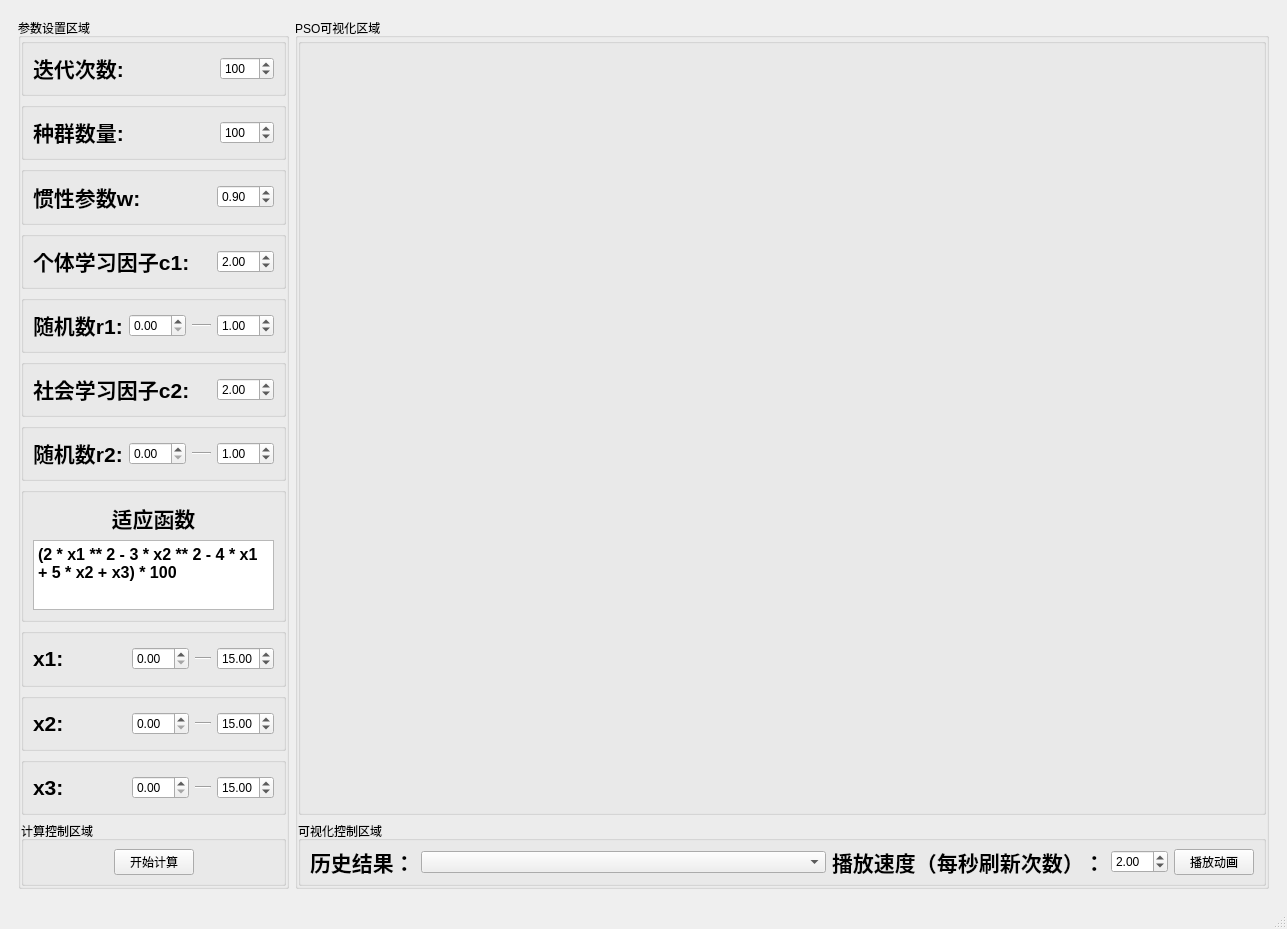
<?xml version="1.0" encoding="UTF-8"?>
<ui version="4.0">
 <class>PSO3DViews</class>
 <widget class="QMainWindow" name="PSO3DViews">
  <property name="geometry">
   <rect>
    <x>0</x>
    <y>0</y>
    <width>1287</width>
    <height>929</height>
   </rect>
  </property>
  <property name="sizePolicy">
   <sizepolicy hsizetype="Fixed" vsizetype="Fixed">
    <horstretch>0</horstretch>
    <verstretch>0</verstretch>
   </sizepolicy>
  </property>
  <property name="windowTitle">
   <string>UI for Particle Swarm Optimization Algorithm</string>
  </property>
  <property name="statusTip">
   <string/>
  </property>
  <property name="toolButtonStyle">
   <enum>Qt::ToolButtonIconOnly</enum>
  </property>
  <property name="tabShape">
   <enum>QTabWidget::Rounded</enum>
  </property>
  <property name="dockNestingEnabled">
   <bool>true</bool>
  </property>
  <property name="unifiedTitleAndToolBarOnMac">
   <bool>false</bool>
  </property>
  <widget class="QWidget" name="centralwidget">
   <layout class="QGridLayout" name="gridLayout">
    <item row="0" column="1">
     <widget class="QWidget" name="widget" native="true">
      <property name="sizePolicy">
       <sizepolicy hsizetype="Expanding" vsizetype="Preferred">
        <horstretch>10</horstretch>
        <verstretch>0</verstretch>
       </sizepolicy>
      </property>
      <layout class="QHBoxLayout" name="horizontalLayout_15">
       <item>
        <widget class="QGroupBox" name="groupBox_8">
         <property name="sizePolicy">
          <sizepolicy hsizetype="Expanding" vsizetype="Expanding">
           <horstretch>5</horstretch>
           <verstretch>10</verstretch>
          </sizepolicy>
         </property>
         <property name="autoFillBackground">
          <bool>false</bool>
         </property>
         <property name="title">
          <string>参数设置区域</string>
         </property>
         <layout class="QVBoxLayout" name="verticalLayout_3">
          <property name="leftMargin">
           <number>0</number>
          </property>
          <property name="topMargin">
           <number>0</number>
          </property>
          <property name="rightMargin">
           <number>0</number>
          </property>
          <property name="bottomMargin">
           <number>0</number>
          </property>
          <item>
           <widget class="QWidget" name="widget_2" native="true">
            <property name="sizePolicy">
             <sizepolicy hsizetype="Preferred" vsizetype="Expanding">
              <horstretch>0</horstretch>
              <verstretch>12</verstretch>
             </sizepolicy>
            </property>
            <layout class="QVBoxLayout" name="verticalLayout">
             <property name="leftMargin">
              <number>0</number>
             </property>
             <property name="topMargin">
              <number>0</number>
             </property>
             <property name="rightMargin">
              <number>0</number>
             </property>
             <property name="bottomMargin">
              <number>0</number>
             </property>
             <item>
              <widget class="QGroupBox" name="groupBox_16">
               <property name="sizePolicy">
                <sizepolicy hsizetype="Preferred" vsizetype="Expanding">
                 <horstretch>0</horstretch>
                 <verstretch>3</verstretch>
                </sizepolicy>
               </property>
               <layout class="QHBoxLayout" name="horizontalLayout_14">
                <property name="topMargin">
                 <number>0</number>
                </property>
                <property name="bottomMargin">
                 <number>0</number>
                </property>
                <item>
                 <widget class="QLabel" name="label_10">
                  <property name="text">
                   <string>&lt;html&gt;&lt;head/&gt;&lt;body&gt;&lt;p&gt;&lt;span style=&quot; font-size:16pt; font-weight:600;&quot;&gt;迭代次数:&lt;/span&gt;&lt;/p&gt;&lt;/body&gt;&lt;/html&gt;</string>
                  </property>
                  <property name="textFormat">
                   <enum>Qt::AutoText</enum>
                  </property>
                 </widget>
                </item>
                <item>
                 <spacer name="horizontalSpacer">
                  <property name="orientation">
                   <enum>Qt::Horizontal</enum>
                  </property>
                  <property name="sizeHint" stdset="0">
                   <size>
                    <width>40</width>
                    <height>20</height>
                   </size>
                  </property>
                 </spacer>
                </item>
                <item>
                 <widget class="QSpinBox" name="spinBox_times">
                  <property name="sizePolicy">
                   <sizepolicy hsizetype="Preferred" vsizetype="Fixed">
                    <horstretch>0</horstretch>
                    <verstretch>0</verstretch>
                   </sizepolicy>
                  </property>
                  <property name="maximum">
                   <number>1000</number>
                  </property>
                  <property name="value">
                   <number>100</number>
                  </property>
                 </widget>
                </item>
               </layout>
              </widget>
             </item>
             <item>
              <widget class="QGroupBox" name="groupBox_15">
               <property name="sizePolicy">
                <sizepolicy hsizetype="Preferred" vsizetype="Expanding">
                 <horstretch>0</horstretch>
                 <verstretch>3</verstretch>
                </sizepolicy>
               </property>
               <layout class="QHBoxLayout" name="horizontalLayout_13">
                <property name="topMargin">
                 <number>0</number>
                </property>
                <property name="rightMargin">
                 <number>9</number>
                </property>
                <property name="bottomMargin">
                 <number>0</number>
                </property>
                <item>
                 <widget class="QLabel" name="label_9">
                  <property name="text">
                   <string>&lt;html&gt;&lt;head/&gt;&lt;body&gt;&lt;p&gt;&lt;span style=&quot; font-size:16pt; font-weight:600;&quot;&gt;种群数量:&lt;/span&gt;&lt;/p&gt;&lt;/body&gt;&lt;/html&gt;</string>
                  </property>
                 </widget>
                </item>
                <item>
                 <spacer name="horizontalSpacer_2">
                  <property name="orientation">
                   <enum>Qt::Horizontal</enum>
                  </property>
                  <property name="sizeHint" stdset="0">
                   <size>
                    <width>40</width>
                    <height>20</height>
                   </size>
                  </property>
                 </spacer>
                </item>
                <item>
                 <widget class="QSpinBox" name="spinBox_pop_size">
                  <property name="sizePolicy">
                   <sizepolicy hsizetype="Preferred" vsizetype="Fixed">
                    <horstretch>0</horstretch>
                    <verstretch>0</verstretch>
                   </sizepolicy>
                  </property>
                  <property name="maximum">
                   <number>1000</number>
                  </property>
                  <property name="value">
                   <number>100</number>
                  </property>
                  <property name="displayIntegerBase">
                   <number>10</number>
                  </property>
                 </widget>
                </item>
               </layout>
              </widget>
             </item>
             <item>
              <widget class="QGroupBox" name="groupBox_2">
               <property name="sizePolicy">
                <sizepolicy hsizetype="Preferred" vsizetype="Expanding">
                 <horstretch>0</horstretch>
                 <verstretch>3</verstretch>
                </sizepolicy>
               </property>
               <layout class="QHBoxLayout" name="horizontalLayout">
                <property name="topMargin">
                 <number>0</number>
                </property>
                <property name="bottomMargin">
                 <number>0</number>
                </property>
                <item>
                 <widget class="QLabel" name="label">
                  <property name="text">
                   <string>&lt;html&gt;&lt;head/&gt;&lt;body&gt;&lt;p&gt;&lt;span style=&quot; font-size:16pt; font-weight:600;&quot;&gt;惯性参数w:&lt;/span&gt;&lt;/p&gt;&lt;/body&gt;&lt;/html&gt;</string>
                  </property>
                 </widget>
                </item>
                <item>
                 <spacer name="horizontalSpacer_5">
                  <property name="orientation">
                   <enum>Qt::Horizontal</enum>
                  </property>
                  <property name="sizeHint" stdset="0">
                   <size>
                    <width>40</width>
                    <height>20</height>
                   </size>
                  </property>
                 </spacer>
                </item>
                <item>
                 <widget class="QDoubleSpinBox" name="doubleSpinBox_omega">
                  <property name="sizePolicy">
                   <sizepolicy hsizetype="Preferred" vsizetype="Fixed">
                    <horstretch>0</horstretch>
                    <verstretch>0</verstretch>
                   </sizepolicy>
                  </property>
                  <property name="value">
                   <double>0.900000000000000</double>
                  </property>
                 </widget>
                </item>
               </layout>
              </widget>
             </item>
             <item>
              <widget class="QGroupBox" name="groupBox_3">
               <property name="sizePolicy">
                <sizepolicy hsizetype="Preferred" vsizetype="Expanding">
                 <horstretch>0</horstretch>
                 <verstretch>3</verstretch>
                </sizepolicy>
               </property>
               <layout class="QHBoxLayout" name="horizontalLayout_2">
                <property name="topMargin">
                 <number>0</number>
                </property>
                <property name="bottomMargin">
                 <number>0</number>
                </property>
                <item>
                 <widget class="QLabel" name="label_2">
                  <property name="text">
                   <string>&lt;html&gt;&lt;head/&gt;&lt;body&gt;&lt;p&gt;&lt;span style=&quot; font-size:16pt; font-weight:600;&quot;&gt;个体学习因子c1:&lt;/span&gt;&lt;/p&gt;&lt;/body&gt;&lt;/html&gt;</string>
                  </property>
                 </widget>
                </item>
                <item>
                 <spacer name="horizontalSpacer_6">
                  <property name="orientation">
                   <enum>Qt::Horizontal</enum>
                  </property>
                  <property name="sizeHint" stdset="0">
                   <size>
                    <width>40</width>
                    <height>20</height>
                   </size>
                  </property>
                 </spacer>
                </item>
                <item>
                 <widget class="QDoubleSpinBox" name="doubleSpinBox_c1">
                  <property name="sizePolicy">
                   <sizepolicy hsizetype="Preferred" vsizetype="Fixed">
                    <horstretch>0</horstretch>
                    <verstretch>0</verstretch>
                   </sizepolicy>
                  </property>
                  <property name="value">
                   <double>2.000000000000000</double>
                  </property>
                 </widget>
                </item>
               </layout>
              </widget>
             </item>
             <item>
              <widget class="QGroupBox" name="groupBox_4">
               <property name="sizePolicy">
                <sizepolicy hsizetype="Preferred" vsizetype="Expanding">
                 <horstretch>0</horstretch>
                 <verstretch>3</verstretch>
                </sizepolicy>
               </property>
               <layout class="QHBoxLayout" name="horizontalLayout_3">
                <property name="topMargin">
                 <number>0</number>
                </property>
                <property name="bottomMargin">
                 <number>0</number>
                </property>
                <item>
                 <widget class="QLabel" name="label_3">
                  <property name="text">
                   <string>&lt;html&gt;&lt;head/&gt;&lt;body&gt;&lt;p&gt;&lt;span style=&quot; font-size:16pt; font-weight:600;&quot;&gt;随机数r1:&lt;/span&gt;&lt;/p&gt;&lt;/body&gt;&lt;/html&gt;</string>
                  </property>
                 </widget>
                </item>
                <item>
                 <widget class="QDoubleSpinBox" name="doubleSpinBox_r1_min">
                  <property name="sizePolicy">
                   <sizepolicy hsizetype="Preferred" vsizetype="Fixed">
                    <horstretch>0</horstretch>
                    <verstretch>0</verstretch>
                   </sizepolicy>
                  </property>
                 </widget>
                </item>
                <item>
                 <widget class="Line" name="line">
                  <property name="sizePolicy">
                   <sizepolicy hsizetype="Expanding" vsizetype="Fixed">
                    <horstretch>3</horstretch>
                    <verstretch>0</verstretch>
                   </sizepolicy>
                  </property>
                  <property name="orientation">
                   <enum>Qt::Horizontal</enum>
                  </property>
                 </widget>
                </item>
                <item>
                 <widget class="QDoubleSpinBox" name="doubleSpinBox_r1_max">
                  <property name="sizePolicy">
                   <sizepolicy hsizetype="Preferred" vsizetype="Fixed">
                    <horstretch>0</horstretch>
                    <verstretch>0</verstretch>
                   </sizepolicy>
                  </property>
                  <property name="value">
                   <double>1.000000000000000</double>
                  </property>
                 </widget>
                </item>
               </layout>
              </widget>
             </item>
             <item>
              <widget class="QGroupBox" name="groupBox_5">
               <property name="sizePolicy">
                <sizepolicy hsizetype="Preferred" vsizetype="Expanding">
                 <horstretch>0</horstretch>
                 <verstretch>3</verstretch>
                </sizepolicy>
               </property>
               <layout class="QHBoxLayout" name="horizontalLayout_4">
                <property name="topMargin">
                 <number>0</number>
                </property>
                <property name="bottomMargin">
                 <number>0</number>
                </property>
                <item>
                 <widget class="QLabel" name="label_4">
                  <property name="sizePolicy">
                   <sizepolicy hsizetype="Expanding" vsizetype="Preferred">
                    <horstretch>0</horstretch>
                    <verstretch>0</verstretch>
                   </sizepolicy>
                  </property>
                  <property name="text">
                   <string>&lt;html&gt;&lt;head/&gt;&lt;body&gt;&lt;p&gt;&lt;span style=&quot; font-size:16pt; font-weight:600;&quot;&gt;社会学习因子c2:&lt;/span&gt;&lt;/p&gt;&lt;/body&gt;&lt;/html&gt;</string>
                  </property>
                 </widget>
                </item>
                <item>
                 <widget class="QDoubleSpinBox" name="doubleSpinBox_c2">
                  <property name="sizePolicy">
                   <sizepolicy hsizetype="Preferred" vsizetype="Fixed">
                    <horstretch>0</horstretch>
                    <verstretch>0</verstretch>
                   </sizepolicy>
                  </property>
                  <property name="value">
                   <double>2.000000000000000</double>
                  </property>
                 </widget>
                </item>
               </layout>
              </widget>
             </item>
             <item>
              <widget class="QGroupBox" name="groupBox_6">
               <property name="sizePolicy">
                <sizepolicy hsizetype="Preferred" vsizetype="Expanding">
                 <horstretch>0</horstretch>
                 <verstretch>3</verstretch>
                </sizepolicy>
               </property>
               <layout class="QHBoxLayout" name="horizontalLayout_5">
                <property name="topMargin">
                 <number>0</number>
                </property>
                <property name="bottomMargin">
                 <number>0</number>
                </property>
                <item>
                 <widget class="QLabel" name="label_5">
                  <property name="text">
                   <string>&lt;html&gt;&lt;head/&gt;&lt;body&gt;&lt;p&gt;&lt;span style=&quot; font-size:16pt; font-weight:600;&quot;&gt;随机数r2:&lt;/span&gt;&lt;/p&gt;&lt;/body&gt;&lt;/html&gt;</string>
                  </property>
                 </widget>
                </item>
                <item>
                 <widget class="QDoubleSpinBox" name="doubleSpinBox_r2_min">
                  <property name="sizePolicy">
                   <sizepolicy hsizetype="Preferred" vsizetype="Fixed">
                    <horstretch>0</horstretch>
                    <verstretch>0</verstretch>
                   </sizepolicy>
                  </property>
                 </widget>
                </item>
                <item>
                 <widget class="Line" name="line_2">
                  <property name="sizePolicy">
                   <sizepolicy hsizetype="Expanding" vsizetype="Fixed">
                    <horstretch>3</horstretch>
                    <verstretch>0</verstretch>
                   </sizepolicy>
                  </property>
                  <property name="orientation">
                   <enum>Qt::Horizontal</enum>
                  </property>
                 </widget>
                </item>
                <item>
                 <widget class="QDoubleSpinBox" name="doubleSpinBox_r2_max">
                  <property name="sizePolicy">
                   <sizepolicy hsizetype="Preferred" vsizetype="Fixed">
                    <horstretch>0</horstretch>
                    <verstretch>0</verstretch>
                   </sizepolicy>
                  </property>
                  <property name="value">
                   <double>1.000000000000000</double>
                  </property>
                 </widget>
                </item>
               </layout>
              </widget>
             </item>
             <item>
              <widget class="QGroupBox" name="groupBox_7">
               <property name="sizePolicy">
                <sizepolicy hsizetype="Preferred" vsizetype="Expanding">
                 <horstretch>0</horstretch>
                 <verstretch>3</verstretch>
                </sizepolicy>
               </property>
               <layout class="QVBoxLayout" name="verticalLayout_2">
                <property name="leftMargin">
                 <number>9</number>
                </property>
                <property name="topMargin">
                 <number>9</number>
                </property>
                <property name="rightMargin">
                 <number>9</number>
                </property>
                <property name="bottomMargin">
                 <number>9</number>
                </property>
                <item>
                 <widget class="QLabel" name="label_6">
                  <property name="text">
                   <string>&lt;html&gt;&lt;head/&gt;&lt;body&gt;&lt;p align=&quot;center&quot;&gt;&lt;span style=&quot; font-size:16pt; font-weight:600;&quot;&gt;适应函数&lt;/span&gt;&lt;/p&gt;&lt;/body&gt;&lt;/html&gt;</string>
                  </property>
                 </widget>
                </item>
                <item>
                 <widget class="QTextEdit" name="textEdit">
                  <property name="sizePolicy">
                   <sizepolicy hsizetype="Preferred" vsizetype="Preferred">
                    <horstretch>0</horstretch>
                    <verstretch>0</verstretch>
                   </sizepolicy>
                  </property>
                  <property name="html">
                   <string>&lt;!DOCTYPE HTML PUBLIC &quot;-//W3C//DTD HTML 4.0//EN&quot; &quot;http://www.w3.org/TR/REC-html40/strict.dtd&quot;&gt;
&lt;html&gt;&lt;head&gt;&lt;meta name=&quot;qrichtext&quot; content=&quot;1&quot; /&gt;&lt;style type=&quot;text/css&quot;&gt;
p, li { white-space: pre-wrap; }
&lt;/style&gt;&lt;/head&gt;&lt;body style=&quot; font-family:'SimSun'; font-size:9pt; font-weight:400; font-style:normal;&quot;&gt;
&lt;p style=&quot; margin-top:0px; margin-bottom:0px; margin-left:0px; margin-right:0px; -qt-block-indent:0; text-indent:0px;&quot;&gt;&lt;span style=&quot; font-size:12pt; font-weight:600;&quot;&gt;(2 * x1 ** 2 - 3 * x2 ** 2 - 4 * x1 + 5 * x2 + x3) * 100&lt;/span&gt;&lt;/p&gt;&lt;/body&gt;&lt;/html&gt;</string>
                  </property>
                 </widget>
                </item>
               </layout>
              </widget>
             </item>
             <item>
              <widget class="QGroupBox" name="groupBox_12">
               <property name="sizePolicy">
                <sizepolicy hsizetype="Preferred" vsizetype="Expanding">
                 <horstretch>0</horstretch>
                 <verstretch>3</verstretch>
                </sizepolicy>
               </property>
               <layout class="QHBoxLayout" name="horizontalLayout_9">
                <property name="topMargin">
                 <number>0</number>
                </property>
                <property name="bottomMargin">
                 <number>0</number>
                </property>
                <item>
                 <widget class="QLabel" name="label_8">
                  <property name="text">
                   <string>&lt;html&gt;&lt;head/&gt;&lt;body&gt;&lt;p&gt;&lt;span style=&quot; font-size:16pt; font-weight:600;&quot;&gt;x1:&lt;/span&gt;&lt;/p&gt;&lt;/body&gt;&lt;/html&gt;</string>
                  </property>
                 </widget>
                </item>
                <item>
                 <spacer name="horizontalSpacer_7">
                  <property name="orientation">
                   <enum>Qt::Horizontal</enum>
                  </property>
                  <property name="sizeHint" stdset="0">
                   <size>
                    <width>62</width>
                    <height>20</height>
                   </size>
                  </property>
                 </spacer>
                </item>
                <item>
                 <widget class="QDoubleSpinBox" name="doubleSpinBox_x1_min">
                  <property name="sizePolicy">
                   <sizepolicy hsizetype="Preferred" vsizetype="Fixed">
                    <horstretch>0</horstretch>
                    <verstretch>0</verstretch>
                   </sizepolicy>
                  </property>
                 </widget>
                </item>
                <item>
                 <widget class="Line" name="line_3">
                  <property name="sizePolicy">
                   <sizepolicy hsizetype="Expanding" vsizetype="Fixed">
                    <horstretch>3</horstretch>
                    <verstretch>0</verstretch>
                   </sizepolicy>
                  </property>
                  <property name="orientation">
                   <enum>Qt::Horizontal</enum>
                  </property>
                 </widget>
                </item>
                <item>
                 <widget class="QDoubleSpinBox" name="doubleSpinBox_x1_max">
                  <property name="sizePolicy">
                   <sizepolicy hsizetype="Preferred" vsizetype="Fixed">
                    <horstretch>0</horstretch>
                    <verstretch>0</verstretch>
                   </sizepolicy>
                  </property>
                  <property name="value">
                   <double>15.000000000000000</double>
                  </property>
                 </widget>
                </item>
               </layout>
              </widget>
             </item>
             <item>
              <widget class="QGroupBox" name="groupBox_13">
               <property name="sizePolicy">
                <sizepolicy hsizetype="Preferred" vsizetype="Expanding">
                 <horstretch>0</horstretch>
                 <verstretch>3</verstretch>
                </sizepolicy>
               </property>
               <layout class="QHBoxLayout" name="horizontalLayout_10">
                <property name="topMargin">
                 <number>0</number>
                </property>
                <property name="bottomMargin">
                 <number>0</number>
                </property>
                <item>
                 <widget class="QLabel" name="label_11">
                  <property name="text">
                   <string>&lt;html&gt;&lt;head/&gt;&lt;body&gt;&lt;p&gt;&lt;span style=&quot; font-size:16pt; font-weight:600;&quot;&gt;x2:&lt;/span&gt;&lt;/p&gt;&lt;/body&gt;&lt;/html&gt;</string>
                  </property>
                 </widget>
                </item>
                <item>
                 <spacer name="horizontalSpacer_8">
                  <property name="orientation">
                   <enum>Qt::Horizontal</enum>
                  </property>
                  <property name="sizeHint" stdset="0">
                   <size>
                    <width>62</width>
                    <height>20</height>
                   </size>
                  </property>
                 </spacer>
                </item>
                <item>
                 <widget class="QDoubleSpinBox" name="doubleSpinBox_x2_min">
                  <property name="sizePolicy">
                   <sizepolicy hsizetype="Preferred" vsizetype="Fixed">
                    <horstretch>0</horstretch>
                    <verstretch>0</verstretch>
                   </sizepolicy>
                  </property>
                 </widget>
                </item>
                <item>
                 <widget class="Line" name="line_4">
                  <property name="sizePolicy">
                   <sizepolicy hsizetype="Expanding" vsizetype="Fixed">
                    <horstretch>3</horstretch>
                    <verstretch>0</verstretch>
                   </sizepolicy>
                  </property>
                  <property name="orientation">
                   <enum>Qt::Horizontal</enum>
                  </property>
                 </widget>
                </item>
                <item>
                 <widget class="QDoubleSpinBox" name="doubleSpinBox_x2_max">
                  <property name="sizePolicy">
                   <sizepolicy hsizetype="Preferred" vsizetype="Fixed">
                    <horstretch>0</horstretch>
                    <verstretch>0</verstretch>
                   </sizepolicy>
                  </property>
                  <property name="value">
                   <double>15.000000000000000</double>
                  </property>
                 </widget>
                </item>
               </layout>
              </widget>
             </item>
             <item>
              <widget class="QGroupBox" name="groupBox_14">
               <property name="sizePolicy">
                <sizepolicy hsizetype="Preferred" vsizetype="Expanding">
                 <horstretch>0</horstretch>
                 <verstretch>3</verstretch>
                </sizepolicy>
               </property>
               <layout class="QHBoxLayout" name="horizontalLayout_11">
                <property name="topMargin">
                 <number>0</number>
                </property>
                <property name="bottomMargin">
                 <number>0</number>
                </property>
                <item>
                 <widget class="QLabel" name="label_12">
                  <property name="text">
                   <string>&lt;html&gt;&lt;head/&gt;&lt;body&gt;&lt;p&gt;&lt;span style=&quot; font-size:16pt; font-weight:600;&quot;&gt;x3:&lt;/span&gt;&lt;/p&gt;&lt;/body&gt;&lt;/html&gt;</string>
                  </property>
                 </widget>
                </item>
                <item>
                 <spacer name="horizontalSpacer_9">
                  <property name="orientation">
                   <enum>Qt::Horizontal</enum>
                  </property>
                  <property name="sizeHint" stdset="0">
                   <size>
                    <width>62</width>
                    <height>20</height>
                   </size>
                  </property>
                 </spacer>
                </item>
                <item>
                 <widget class="QDoubleSpinBox" name="doubleSpinBox_x3_min">
                  <property name="sizePolicy">
                   <sizepolicy hsizetype="Preferred" vsizetype="Fixed">
                    <horstretch>0</horstretch>
                    <verstretch>0</verstretch>
                   </sizepolicy>
                  </property>
                 </widget>
                </item>
                <item>
                 <widget class="Line" name="line_5">
                  <property name="sizePolicy">
                   <sizepolicy hsizetype="Expanding" vsizetype="Fixed">
                    <horstretch>3</horstretch>
                    <verstretch>0</verstretch>
                   </sizepolicy>
                  </property>
                  <property name="orientation">
                   <enum>Qt::Horizontal</enum>
                  </property>
                 </widget>
                </item>
                <item>
                 <widget class="QDoubleSpinBox" name="doubleSpinBox_x3_max">
                  <property name="sizePolicy">
                   <sizepolicy hsizetype="Preferred" vsizetype="Fixed">
                    <horstretch>0</horstretch>
                    <verstretch>0</verstretch>
                   </sizepolicy>
                  </property>
                  <property name="value">
                   <double>15.000000000000000</double>
                  </property>
                 </widget>
                </item>
               </layout>
              </widget>
             </item>
            </layout>
           </widget>
          </item>
          <item>
           <widget class="QGroupBox" name="groupBox_17">
            <property name="sizePolicy">
             <sizepolicy hsizetype="Preferred" vsizetype="Expanding">
              <horstretch>0</horstretch>
              <verstretch>1</verstretch>
             </sizepolicy>
            </property>
            <property name="title">
             <string>计算控制区域</string>
            </property>
            <layout class="QHBoxLayout" name="horizontalLayout_12">
             <property name="topMargin">
              <number>0</number>
             </property>
             <property name="bottomMargin">
              <number>0</number>
             </property>
             <item>
              <spacer name="horizontalSpacer_3">
               <property name="orientation">
                <enum>Qt::Horizontal</enum>
               </property>
               <property name="sizeHint" stdset="0">
                <size>
                 <width>40</width>
                 <height>20</height>
                </size>
               </property>
              </spacer>
             </item>
             <item>
              <widget class="QPushButton" name="pushButton_start_calculate">
               <property name="text">
                <string>开始计算</string>
               </property>
               <property name="iconSize">
                <size>
                 <width>26</width>
                 <height>26</height>
                </size>
               </property>
               <property name="autoDefault">
                <bool>false</bool>
               </property>
               <property name="default">
                <bool>false</bool>
               </property>
               <property name="flat">
                <bool>false</bool>
               </property>
              </widget>
             </item>
             <item>
              <spacer name="horizontalSpacer_4">
               <property name="orientation">
                <enum>Qt::Horizontal</enum>
               </property>
               <property name="sizeHint" stdset="0">
                <size>
                 <width>40</width>
                 <height>20</height>
                </size>
               </property>
              </spacer>
             </item>
            </layout>
           </widget>
          </item>
         </layout>
        </widget>
       </item>
       <item>
        <widget class="QGroupBox" name="groupBox_11">
         <property name="sizePolicy">
          <sizepolicy hsizetype="Expanding" vsizetype="Expanding">
           <horstretch>18</horstretch>
           <verstretch>0</verstretch>
          </sizepolicy>
         </property>
         <property name="title">
          <string>PSO可视化区域</string>
         </property>
         <layout class="QGridLayout" name="gridLayout_3">
          <property name="leftMargin">
           <number>0</number>
          </property>
          <property name="topMargin">
           <number>0</number>
          </property>
          <property name="rightMargin">
           <number>0</number>
          </property>
          <property name="bottomMargin">
           <number>0</number>
          </property>
          <item row="1" column="0">
           <widget class="QGroupBox" name="groupBox_10">
            <property name="sizePolicy">
             <sizepolicy hsizetype="Preferred" vsizetype="Expanding">
              <horstretch>0</horstretch>
              <verstretch>1</verstretch>
             </sizepolicy>
            </property>
            <property name="title">
             <string>可视化控制区域</string>
            </property>
            <layout class="QHBoxLayout" name="horizontalLayout_8">
             <property name="leftMargin">
              <number>9</number>
             </property>
             <property name="topMargin">
              <number>0</number>
             </property>
             <property name="rightMargin">
              <number>9</number>
             </property>
             <property name="bottomMargin">
              <number>0</number>
             </property>
             <item>
              <widget class="QWidget" name="widget_9" native="true">
               <layout class="QHBoxLayout" name="horizontalLayout_7">
                <property name="leftMargin">
                 <number>0</number>
                </property>
                <property name="topMargin">
                 <number>0</number>
                </property>
                <property name="rightMargin">
                 <number>0</number>
                </property>
                <property name="bottomMargin">
                 <number>0</number>
                </property>
                <item>
                 <widget class="QLabel" name="label_13">
                  <property name="text">
                   <string>&lt;html&gt;&lt;head/&gt;&lt;body&gt;&lt;p&gt;&lt;span style=&quot; font-size:16pt; font-weight:600;&quot;&gt;历史结果：&lt;/span&gt;&lt;/p&gt;&lt;/body&gt;&lt;/html&gt;</string>
                  </property>
                 </widget>
                </item>
                <item>
                 <widget class="QComboBox" name="comboBox_result_history">
                  <property name="sizePolicy">
                   <sizepolicy hsizetype="Expanding" vsizetype="Fixed">
                    <horstretch>4</horstretch>
                    <verstretch>0</verstretch>
                   </sizepolicy>
                  </property>
                 </widget>
                </item>
                <item>
                 <widget class="QLabel" name="label_7">
                  <property name="text">
                   <string>&lt;html&gt;&lt;head/&gt;&lt;body&gt;&lt;p&gt;&lt;span style=&quot; font-size:16pt; font-weight:600;&quot;&gt;播放速度（每秒刷新次数）：&lt;/span&gt;&lt;/p&gt;&lt;/body&gt;&lt;/html&gt;</string>
                  </property>
                 </widget>
                </item>
                <item>
                 <widget class="QDoubleSpinBox" name="doubleSpinBox_play_rate">
                  <property name="sizePolicy">
                   <sizepolicy hsizetype="Preferred" vsizetype="Fixed">
                    <horstretch>0</horstretch>
                    <verstretch>0</verstretch>
                   </sizepolicy>
                  </property>
                  <property name="value">
                   <double>2.000000000000000</double>
                  </property>
                 </widget>
                </item>
                <item>
                 <widget class="QPushButton" name="pushButton_start_play">
                  <property name="text">
                   <string>播放动画</string>
                  </property>
                 </widget>
                </item>
               </layout>
              </widget>
             </item>
            </layout>
           </widget>
          </item>
          <item row="0" column="0">
           <widget class="QGroupBox" name="groupBox">
            <property name="sizePolicy">
             <sizepolicy hsizetype="Expanding" vsizetype="Preferred">
              <horstretch>0</horstretch>
              <verstretch>12</verstretch>
             </sizepolicy>
            </property>
            <property name="title">
             <string/>
            </property>
           </widget>
          </item>
         </layout>
        </widget>
       </item>
      </layout>
     </widget>
    </item>
   </layout>
  </widget>
  <widget class="QMenuBar" name="menubar">
   <property name="geometry">
    <rect>
     <x>0</x>
     <y>0</y>
     <width>1287</width>
     <height>21</height>
    </rect>
   </property>
  </widget>
  <widget class="QStatusBar" name="statusbar"/>
 </widget>
 <resources/>
 <connections/>
</ui>
